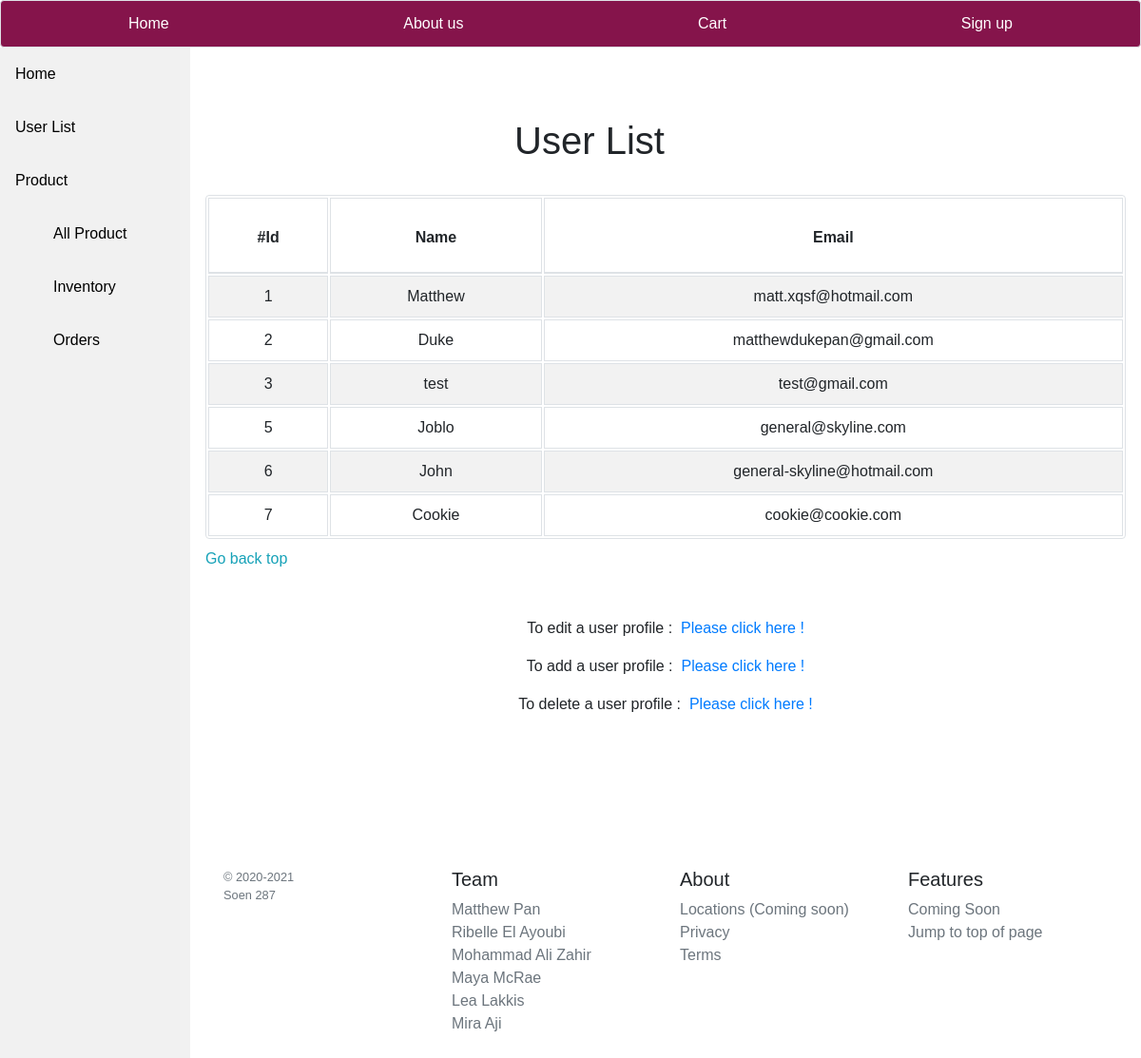
The app's page /p9-user.php, older data.
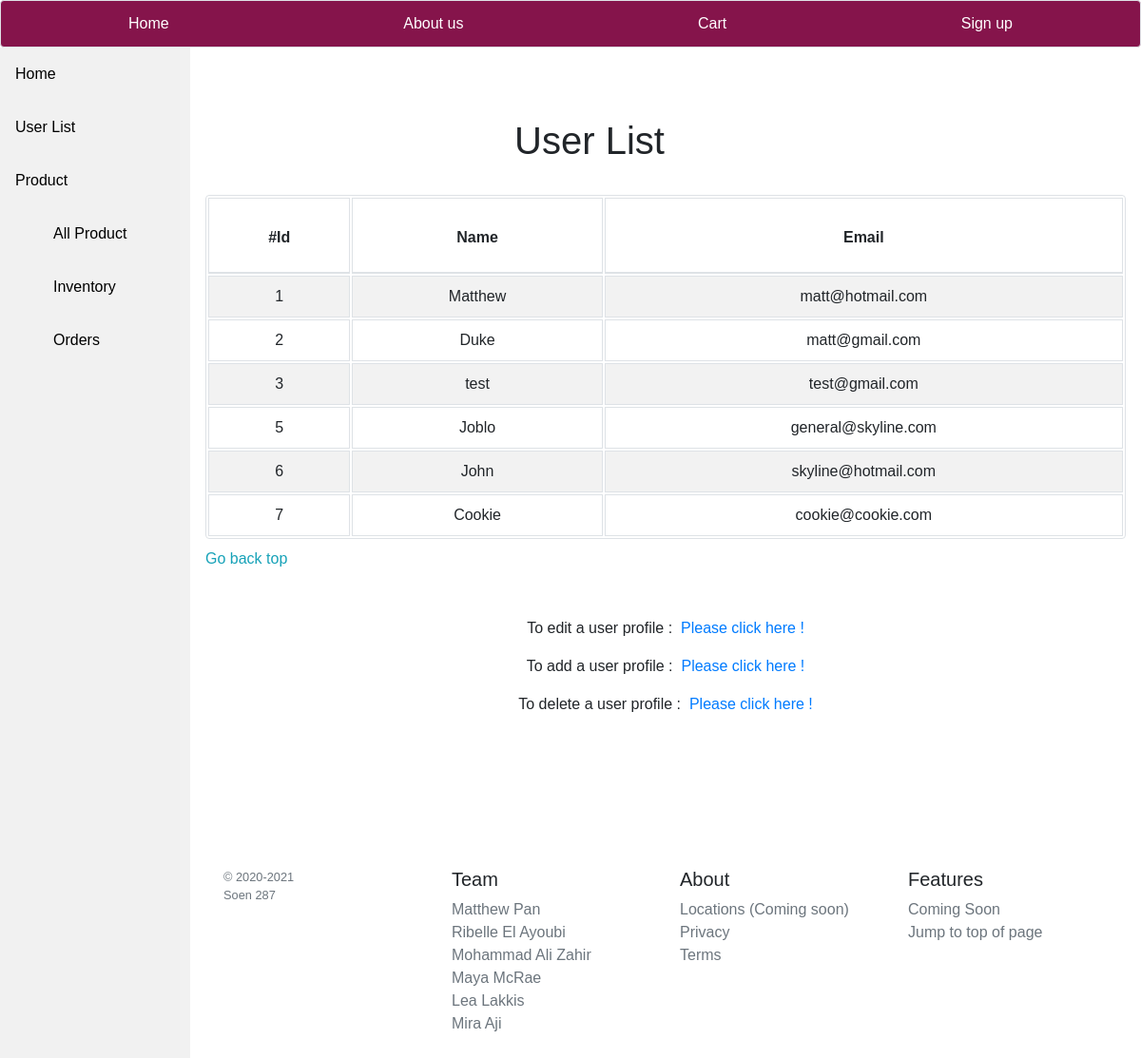
The same page, newer data.
### tables this page shows
CREATE TABLE `users` (
  `idUsers` int(11) NOT NULL,
  `first_nameUsers` tinytext NOT NULL,
  `emailUsers` tinytext NOT NULL,
  `pwdUsers` longtext NOT NULL
);

### p9-user.php (the view, shortened to what this page needs)
<?php session_start();
  require 'includes/dbh.inc.php'; ?>
<html lang="en">
  <head>
    <link rel="stylesheet" href="https://maxcdn.bootstrapcdn.com/bootstrap/4.5.0/css/bootstrap.min.css">
    <link href="main.css" rel="stylesheet" type="text/css">
  </head>
  <body>
    <nav class="site-header sticky-top py-1 border rounded">
      <div class="container d-flex justify-content-between">
        <a class="py-2" href="index.php">Home</a>
        <a class="py-2" href="p13-aboutus.php">About us</a>
        <a class="py-2" href="p4-cart.php">Cart</a>
        <a class="py-2" href="p6-signup.php">Sign up</a>
      </div>
    </nav>
      <div class="sidebar">
        <a class="active" href="index.php">Home</a>
        <li style="list-style-type: none"><a href="p9-user.php">User List</a></li>
        <a href="p7-productlist.php" style="text-decoration: none;">Product</a>
          <ul>
            <li style="list-style-type: none;"> <a href="p7-productlist.php" style="text-decoration: none;"> All Product</a></li>
            <li style="list-style-type: none;"> <a> Inventory</a></li>
            <li style="list-style-type: none;"> <a href="p11-orderlist.php"> Orders</a></li>
        </ul>
      </div>
      <br>
      <h1 style="margin-top: 50px;margin-left:40px" class="Krusty-text1">User List</h1>
      <br>
          <div class="content">
   <table class="table border rounded table-striped table-hover table-bordered">
    <caption><a class ="text-info" href="#top">Go back top</a></caption>
    <thead class="">
      <tr style="height:80px; line-height: 3;">
          <th scope="col">#Id</td>
          <th scope="col">Name</td>
          <th scope="col">Email</td>
      </tr>
    </thead>
    <?php
      $sql = "SELECT idUsers, first_nameUsers, emailUsers from users";
      $result = $conn-> query($sql);
      if($result-> num_rows > 0){
        while($row = $result-> fetch_assoc()){
          if(!($row['emailUsers'] == 'admin@trendymarkt.com'))
          echo "<tr><td>". $row['idUsers']. "</td><td>". $row['first_nameUsers']. "</td><td>". $row['emailUsers']. "</td></tr>";
        }
      }
      else{
        echo "<tr><td>No users</td></tr>";
      }
    ?>
      </table>
            <br>
            <p style="text-align: center">To edit a user profile :<a href="p10-editprofile.php">&nbsp Please click here !</a></p>
            <p style="text-align: center">To add a user profile :<a href="p10-addprofile.php">&nbsp Please click here !</a></p>
            <p style="text-align: center">To delete a user profile :<a href="p10-endprofile.php">&nbsp Please click here !</a></p>
              <br>
              <br>
              <br>
              <br>
               <footer class="container py-5">
      <div class="row">
        <div class="col-12 col-md">
          <small class="d-block mb-3 text-muted">&copy; 2020-2021 </br> Soen 287</small>
        </div>
        <div class="col-6 col-md">
          <h5>Team</h5>
          <ul class="list-unstyled text-small">
            <li><a class="text-muted">Matthew Pan</a></li>
            <li><a class="text-muted">Ribelle El Ayoubi</a></li>
            <li><a class="text-muted">Mohammad Ali Zahir</a></li>
            <li><a class="text-muted">Maya McRae</a></li>
            <li><a class="text-muted">Lea Lakkis</a></li>
            <li><a class="text-muted">Mira Aji</a></li>
          </ul>
        </div>
        <div class="col-6 col-md">
          <h5>About</h5>
          <ul class="list-unstyled text-small">
            <li><a class="text-muted">Locations (Coming soon)</a></li>
            <li><a class="text-muted">Privacy</a></li>
            <li><a class="text-muted">Terms</a></li>
          </ul>
        </div>
        <div class="col-6 col-md">
          <h5>Features</h5>
          <ul class="list-unstyled text-small">
            <li><a class="text-muted">Coming Soon</a></li>
            <li><a class="text-muted" href="#top">Jump to top of page</a></li>
          </ul>
        </div>
      </div>
    </footer>
  </body>
</html>

### main.css (style rules this page uses)
.container { max-width: 960px; }
.site-header { background-color: #85144b; }
.site-header a { color: #fff; transition: ease-in-out color .15s; }
body { font-family:Helvetica, Arial, sans-serif; }
.Krusty-text1 { text-align: center; }
.sidebar { margin: 0; padding: 0; width: 200px; background-color: #f1f1f1; position: fixed; height: 100%; overflow: auto; }
.sidebar a { display: block; color: black; padding: 16px; text-decoration: none; }
.sidebar a.active { color: black; }
div.content { margin-left: 200px; padding: 1px 16px; height: 1000px; }
tr,table { border-collapse:inherit; width:60%; border-style: inset; border-color:grey; border-width:thin; text-align: center }

Row changes from the older to the newer data that the page shows:
changed users "Matthew": emailUsers "matt.xqsf@hotmail.com" → "matt@hotmail.com"
changed users "Duke": emailUsers "matthewdukepan@gmail.com" → "matt@gmail.com"
changed users "John": emailUsers "general-skyline@hotmail.com" → "skyline@hotmail.com"
